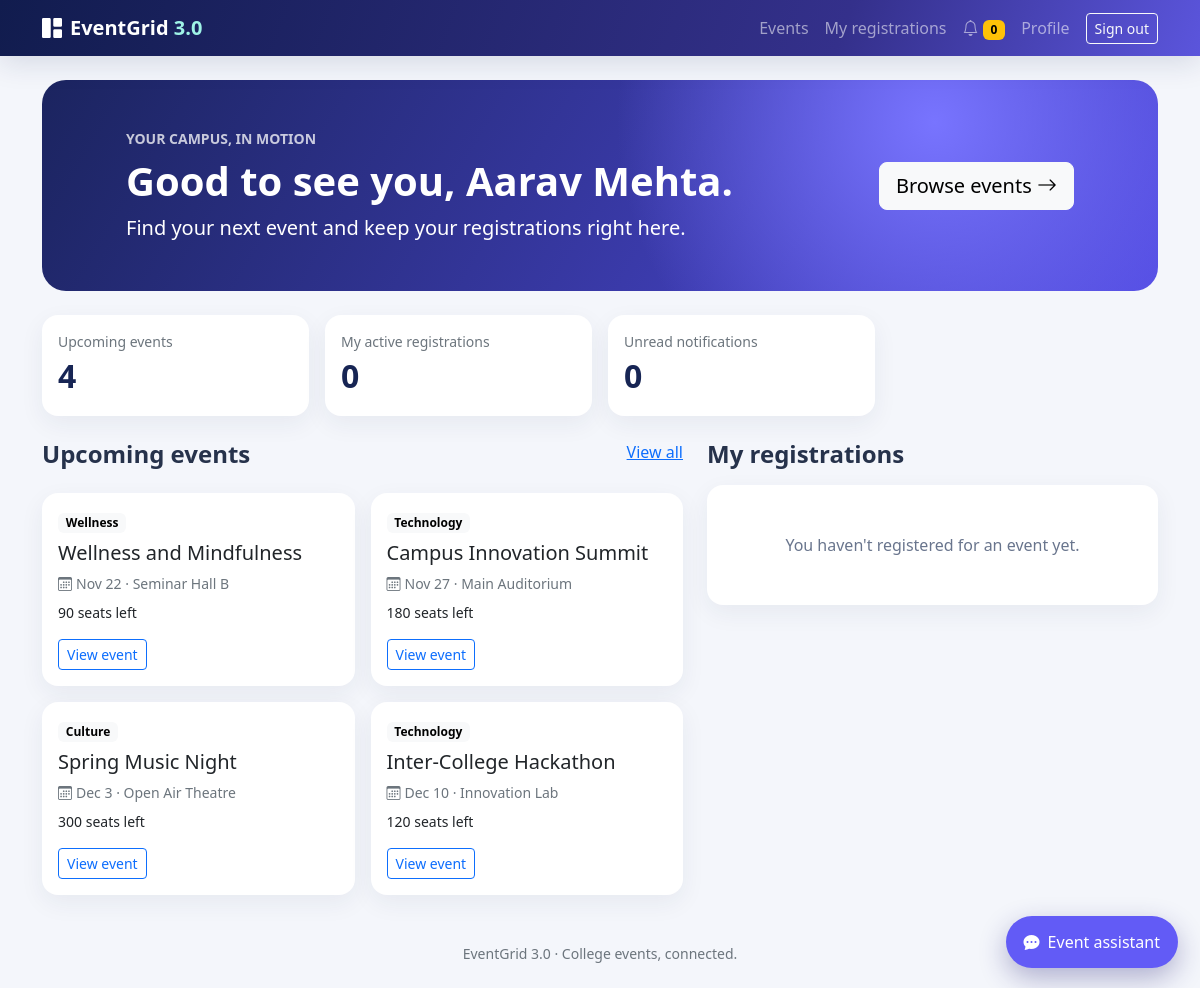
The page /student/dashboard.php (signed in) on the database its author committed.
### tables this page shows
CREATE TABLE events (
  id BIGINT UNSIGNED AUTO_INCREMENT PRIMARY KEY,
  title VARCHAR(180) NOT NULL,
  description TEXT NOT NULL,
  category VARCHAR(80) NOT NULL,
  venue VARCHAR(180) NOT NULL,
  event_date DATE NOT NULL,
  start_time TIME NOT NULL,
  end_time TIME NOT NULL,
  reg_deadline DATETIME NOT NULL,
  max_participants INT UNSIGNED NOT NULL,
  poster VARCHAR(255) NULL,
  status ENUM('Open','Closed','Cancelled') NOT NULL DEFAULT 'Open',
  created_by BIGINT UNSIGNED NULL,
  created_at TIMESTAMP NOT NULL DEFAULT CURRENT_TIMESTAMP,
  updated_at TIMESTAMP NOT NULL DEFAULT CURRENT_TIMESTAMP ON UPDATE CURRENT_TIMESTAMP,
  deleted_at DATETIME NULL,
  CONSTRAINT fk_events_admin FOREIGN KEY (created_by) REFERENCES users(id) ON DELETE SET NULL,
  INDEX idx_events_date_status (event_date, status),
  INDEX idx_events_category (category)
);

### includes/functions.php (called while the page is built, shortened)
<?php
require_once __DIR__ . '/db.php';
function e(?string $value): string { return htmlspecialchars($value ?? '', ENT_QUOTES | ENT_SUBSTITUTE, 'UTF-8'); }
function url(string $path = ''): string { return rtrim(BASE_URL, '/') . ($path === '' ? '' : '/' . ltrim($path, '/')); }
function current_user(): ?array { return $_SESSION['user'] ?? null; }
function require_role(string $role): array
{
    $user = current_user();
    return $user;
}
function unread_count(int $userId): int
{
    $s = db()->prepare('SELECT COUNT(*) FROM notifications WHERE user_id=? AND is_read=0');
    $s->execute([$userId]); return (int)$s->fetchColumn();
}
function event_seats_left(int $eventId, int $capacity): int
{
    $s = db()->prepare("SELECT COUNT(*) FROM registrations WHERE event_id=? AND status <> 'Cancelled'");
    $s->execute([$eventId]); return max(0, $capacity - (int)$s->fetchColumn());
}
function send_page_reminders(): void
{
    require_once dirname(__DIR__) . '/cron/reminder_runner.php';
    run_reminders();
}

### includes/db.php (called while the page is built, shortened)
<?php
function db(): PDO
{
    static $pdo;
    if (!$pdo) {
        $pdo = new PDO(
            'mysql:host=' . DB_HOST . ';dbname=' . DB_NAME . ';charset=utf8mb4',
            DB_USER,
            DB_PASS,
            [PDO::ATTR_ERRMODE => PDO::ERRMODE_EXCEPTION, PDO::ATTR_DEFAULT_FETCH_MODE => PDO::FETCH_ASSOC, PDO::ATTR_EMULATE_PREPARES => false]
        );
    }
    return $pdo;
}

### cron/reminder_runner.php (called while the page is built, shortened)
<?php
require_once dirname(__DIR__).'/includes/functions.php';
function run_reminders(): int
{
    $events=db()->query("SELECT id,title,event_date FROM events WHERE status='Open' AND deleted_at IS NULL AND event_date=DATE_ADD(CURDATE(),INTERVAL 1 DAY)")->fetchAll();
    $sent=0;
    return $sent;
}

### includes/auth.php (called while the page is built, shortened)
<?php
require_once __DIR__ . '/functions.php';
send_page_reminders();

### student/dashboard.php (the view, shortened to what this page needs)
<?php
require_once dirname(__DIR__).'/includes/functions.php';
$user=require_role('student');
$events=db()->query("SELECT e.*,(SELECT COUNT(*) FROM registrations r WHERE r.event_id=e.id AND r.status<>'Cancelled') registered FROM events e WHERE e.status='Open' AND e.deleted_at IS NULL AND e.event_date>=CURDATE() ORDER BY e.event_date LIMIT 4")->fetchAll();
$s=db()->prepare("SELECT r.*,e.title,e.event_date,e.venue FROM registrations r JOIN events e ON e.id=r.event_id WHERE r.user_id=? AND r.status<>'Cancelled' ORDER BY e.event_date LIMIT 4");$s->execute([$user['id']]);$registrations=$s->fetchAll();
$pageTitle='Student dashboard';require dirname(__DIR__).'/includes/header.php';
?>
<section class="hero py-5 mb-4"><div class="row align-items-center"><div class="col-lg-8"><p class="text-uppercase small fw-bold opacity-75 mb-2">Your campus, in motion</p><h1 class="display-6 fw-bold">Good to see you, <?=e($user['name'])?>.</h1><p class="lead mb-0">Find your next event and keep your registrations right here.</p></div><div class="col-lg-4 text-lg-end mt-3 mt-lg-0"><a class="btn btn-light btn-lg" href="<?=e(url('student/events.php'))?>">Browse events <i class="bi bi-arrow-right"></i></a></div></div></section>
<div class="row g-3 mb-4"><div class="col-sm-6 col-lg-3"><div class="card p-3"><span class="text-secondary small">Upcoming events</span><div class="metric"><?=count($events)?></div></div></div><div class="col-sm-6 col-lg-3"><div class="card p-3"><span class="text-secondary small">My active registrations</span><div class="metric"><?=count($registrations)?></div></div></div><div class="col-sm-6 col-lg-3"><div class="card p-3"><span class="text-secondary small">Unread notifications</span><div class="metric" id="unread-count"><?=unread_count((int)$user['id'])?></div></div></div></div>
<div class="row g-4"><div class="col-lg-7"><div class="d-flex justify-content-between mb-3"><h2 class="h4 fw-bold">Upcoming events</h2><a href="<?=e(url('student/events.php'))?>">View all</a></div><div class="row g-3"><?php foreach($events as $event):?><div class="col-md-6"><div class="card card-hover h-100"><div class="card-body"><span class="badge text-bg-light"><?=e($event['category'])?></span><h3 class="h5 mt-2"><?=e($event['title'])?></h3><p class="text-secondary small mb-2"><i class="bi bi-calendar3 me-1"></i><?=e(date('M j',strtotime($event['event_date'])))?> · <?=e($event['venue'])?></p><p class="small mb-3"><?=event_seats_left((int)$event['id'],(int)$event['max_participants'])?> seats left</p><a class="btn btn-sm btn-outline-primary" href="<?=e(url('student/register.php?event='.(int)$event['id']))?>">View event</a></div></div></div><?php endforeach;?><?php if(!$events):?><div class="empty-state">No upcoming events have been posted yet.</div><?php endif;?></div></div>
<div class="col-lg-5"><h2 class="h4 fw-bold mb-3">My registrations</h2><?php if(!$registrations):?><div class="card empty-state">You haven't registered for an event yet.</div><?php endif;?></div></div>
<?php require dirname(__DIR__).'/includes/footer.php';?>

### assets/css/app.css (style rules this page uses)
:root { --ink:#172554;--accent:#625bf6;--mist:#f4f6fb;--teal:#15b8a6 }
body { background:var(--mist);color:#26324b;min-height:100vh }
.hero { background:radial-gradient(circle at 80% 20%,#7874ff 0,transparent 35%),linear-gradient(120deg,#1b245f,#524be2);border-radius:1.5rem;color:white;padding:clamp(2rem,7vw,5.5rem) }
.card { border:0;border-radius:1rem;box-shadow:0 8px 25px #1a2b5210 }
.card-hover { transition:transform .18s,box-shadow .18s }
.metric { font-size:2rem;font-weight:750;color:var(--ink) }
.empty-state { padding:3rem 1rem;text-align:center;color:#69758d }

### rows shown on the page
events: category "Wellness", title "Wellness and Mindfulness", event_date "Nov 22", venue "Seminar Hall B", max_participants "90"
events: category "Technology", title "Campus Innovation Summit", event_date "Nov 27", venue "Main Auditorium", max_participants "180"
events: category "Culture", title "Spring Music Night", event_date "Dec 3", venue "Open Air Theatre", max_participants "300"
events: category "Technology", title "Inter-College Hackathon", event_date "Dec 10", venue "Innovation Lab", max_participants "120"

### other values the page prints
unread_count((int)$me['id']) "0"
$user['name'] "Aarav Mehta"
count($events) "4"
count($registrations) "0"
unread_count((int)$user['id']) "0"
